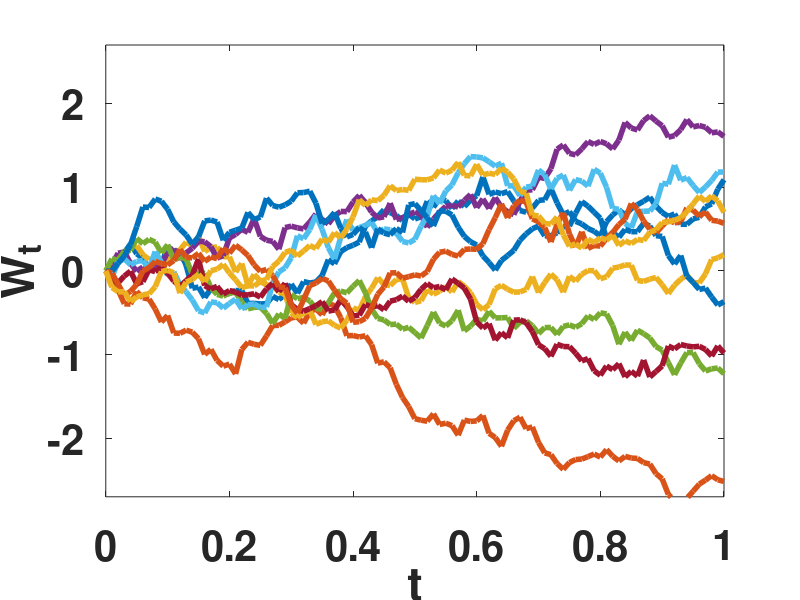

Write the MATLAB code that produced this figure.
%%%%%%%%%%%%%%%%%%%%%%%%%%%%%%%%%%%%%%%%
%%%%% WIENER PROCESS      %%%%%%%%%%%%%%
%%%%%%%%%%%%%%%%%%%%%%%%%%%%%%%%%%%%%%%%
%%%%%%%%%%%%%%%%%%%%%%%%%%%%%%%%%%%%%%%%
%%% it is a special case of a GP %%%%%%%
clear all
close all
clc
disp('---------------------------------------------')
disp(' WIENER PROCESS  ')
disp(' It is a special case of a Gaussian Process  ')
disp('---------------------------------------------')
%%%%%%
t=0:0.01:1;
%%%% kernel function %%%%%
K=@(z1,z2) min([z1,z2]);
%%%%%%%%%%%%%%%%%%%%%%%%%%%%%%%%%%%%%%%%%%%%%%%%%%%%%%%%%%%%
%%%%%%%%%%%%%% COVARIANCE MATRIX given the inputs %%%%%%%%%% 
 for i=1:length(t)
     for j=1:length(t)
        SIGMA(i,j)=K(t(i),t(j));
     end;
 end
%%%%%%%%%%%%%%%%%%%%%%%%%%%%%%%%%%%%%%%%%%%%%%%%%%%%%%%%%%%%
L=length(t);
B=chol(SIGMA+0.000001*eye(L,L)); %%% 0.000001 only for avoiding numerical issues
%%%%%%%%%%%%%%%%
NUM_CURVES=10;
%%%%%%%%%%%%%%%%%
%%%%%%%%%%%%%%%%%%%%%%%%%%%%%%%%%%%%%%%%%%%%%%%%%%%%%%%%%%%%%%%%%%%%%%%%%%%
%%%% DRAW NUM_CURVES TIMES FORM A N(0,SIGMA)
%%%%%%%%%%%%%%%%%%%%%%%%%%%%%%%%%%%%%%%%%%%%%%%%%%%%%%%%%%%%%%%%%%%%%%%%%%%
for i=1:NUM_CURVES
    f(i,:)=B'*randn(1,L)';
end
%%%% plot %%%%%
    plot(t,f,'LineWidth',4)
    axis([0 1 -2.7 2.7])
    box on
    set(gca,'FontSize',30)
    set(gca,'FontWeight','Bold')
    ylabel('W_t')
    xlabel('t')
%%%%%%%%%%%%%%%%%%%%%%%%%%%%%%%%%%%%%%%%%%%%%%%%%%%%%%%%%%%%%%%%%%%%%%%%%%%

